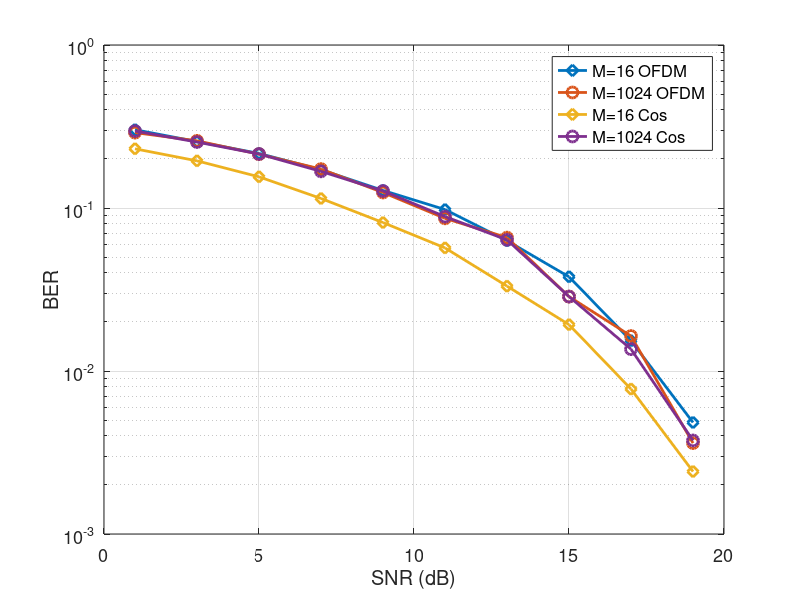
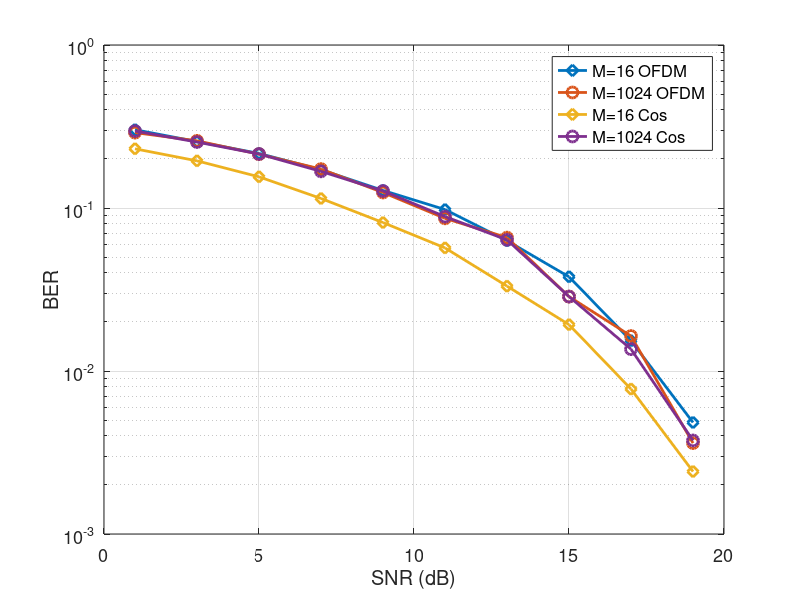
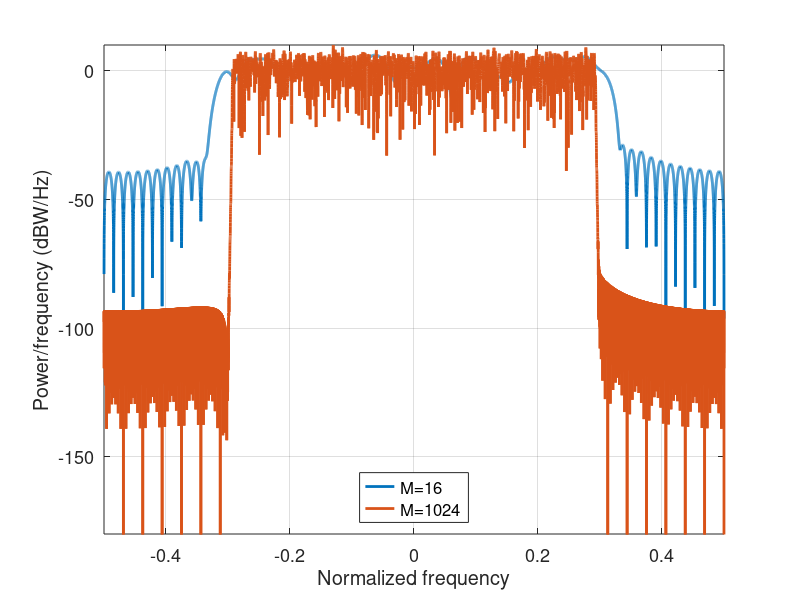
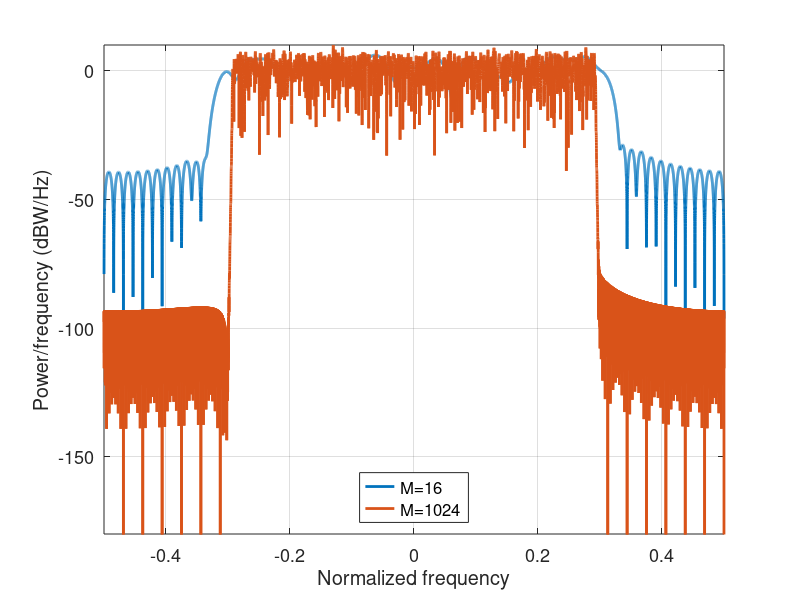

Here is the MATLAB script that generated these plots, in order:
clear
close all


load('figures/ber-snr_64QAM_M1024_m2.mat') %,'berall', 'snrlist');
ber2=berall;
load('figures/ber-snr_64QAM_M16_m2.mat') %,'berall', 'snrlist');
ber1=berall;

figure;
semilogy(snrlist, ber1(:,1), '-d' , 'MarkerSize',8,'linewidth',2)
hold on
semilogy(snrlist, ber2(:,1),'-o' ,  'MarkerSize',8,'linewidth',2)
grid on;


semilogy(snrlist, ber1(:,2), '-d' , 'MarkerSize',8,'linewidth',2)
hold on
semilogy(snrlist, ber2(:,2),'-o' ,  'MarkerSize',8,'linewidth',2)
grid on;

l=legend('M=16 OFDM', 'M=1024 OFDM','M=16 Cos', 'M=1024 Cos');
xlabel('SNR (dB)'); ylabel('BER')
set(gca, 'fontsize',13)
set(l, 'fontsize', 12);

saveas(gcf, 'figures/ber-snr_64QAM_impactM_m2.png' )
saveas(gcf, 'figures/ber-snr_64QAM_impactM_m2.svg' )

%%
load('figures/PSD_64QAM_M16_m2.mat');%, 'psdCos', 'psdOFDM', 'fOFDM', 'fCos') 
x1=fCos;
y1 = psdCos;

load('figures/PSD_64QAM_M1024_m2.mat');%, 'psdCos', 'psdOFDM', 'fOFDM', 'fCos') 
x2=fCos;
y2 = psdCos;

% hFig1 = figure('Position', figposition([46 15 30 30]));
figure;
plot(x1,pow2db(y1),'linewidth',2);
hold on
plot(x2,pow2db(y2),'linewidth',2);


hold off
grid on
% xlim([-0.5, 0.5])
axis([-0.5 0.5 -180 10]);
xlabel('Normalized frequency');
% ylabel('PSD (dBW/Hz)')
ylabel('Power/frequency (dBW/Hz)')
l=legend('M=16', 'M=1024');
set(gca, 'fontsize',13)
set(l, 'fontsize', 12, 'location', 'south');

saveas(gcf, 'figures/PSD_64QAM_impactM_m2.png' )
saveas(gcf, 'figures/PSD_64QAM_impactM_m2.svg' )
% title(['PSD Comparison (' num2str(numRBs*rbSize) ' Subcarriers)'])